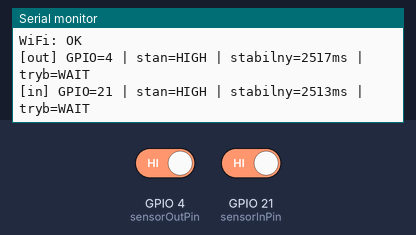
Recording of a sketch running on a simulated ESP32. On the bench: the last lines printed to the serial monitor. The test bench sets the inputs (shaded band); at power-on: GPIO 4 (sensorOutPin) HIGH, GPIO 21 (sensorInPin) HIGH. WiFi joins after 1.5 s; servers stay silent unless stated; uploads are accepted with an empty reply.

Above: at 3.0 s.
3.1 s: GPIO 4 (sensorOutPin) driven LOW
At 3.7 s:
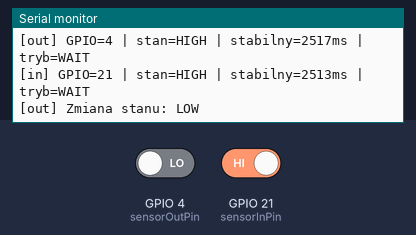
5.3 s: GPIO 21 (sensorInPin) driven LOW
At 6.6 s:
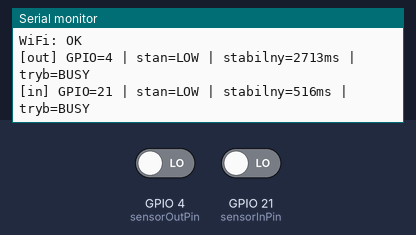
6.9 s: GPIO 4 (sensorOutPin) driven HIGH
At 7.2 s:
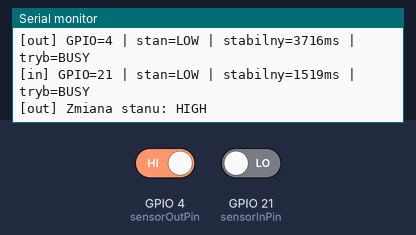
9.3 s: GPIO 21 (sensorInPin) driven HIGH
At 10.6 s:
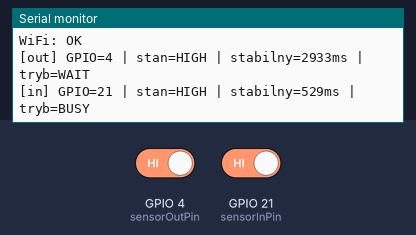
Timing chart, 0 to 12.3 s (numbered marks = the images above; inputs shaded):
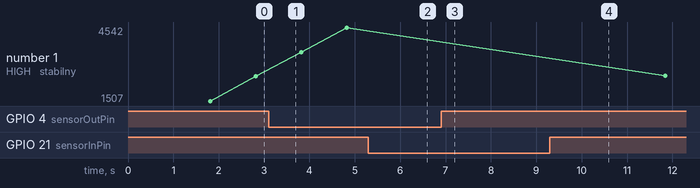

The sketch:

oven_pulse_counter.ino
```cpp
#include <WiFi.h>
#include <HTTPClient.h>

// ===== WIFI =====
const char* ssid = "MSX ELEKTRONIKA ";
const char* password = "msx@piastow@2000@";

// ===== API =====
// Produkcja Node/API_Vendo: http://192.168.1.10:3000/api/mes/oven/pulse
// Lokalnie Node/API_Vendo:   http://192.168.0.160:3000/api/mes/oven/pulse
const char* serverUrl = "http://192.168.1.10:3000/api/mes/oven/pulse";
const char* deviceId = "reflow_1";

// ===== PINY =====
const int sensorOutPin = 4;
const int sensorInPin = 21;

// ===== LOGIKA NPN =====
// HIGH = brak plytki
// LOW  = plytka (czujnik sciaga do GND)
const int objectState = LOW;
const int freeState = HIGH;

// ===== CZASY =====
const unsigned long objectStableMs = 120;
const unsigned long freeStableMs = 2500;
const unsigned long minPulseGapMs = 4000;
const unsigned long debugEveryMs = 1000;
const unsigned long httpTimeoutMs = 2500;
const unsigned long wifiRetryMs = 5000;

enum DetectionState {
  WAITING_FOR_OBJECT,
  OBJECT_COUNTED_WAITING_FOR_FREE
};

struct SensorRuntime {
  const char* sensorId;
  int pin;
  int lastRawState;
  unsigned long stateChangedAt;
  unsigned long lastPulseAt;
  DetectionState detectionState;
};

SensorRuntime sensors[] = {
  {"out", sensorOutPin, HIGH, 0, 0, WAITING_FOR_OBJECT},
  {"in", sensorInPin, HIGH, 0, 0, WAITING_FOR_OBJECT},
};

const size_t sensorCount = sizeof(sensors) / sizeof(sensors[0]);

unsigned long lastDebugAt = 0;
unsigned long lastWiFiAttemptAt = 0;

void connectWiFi();
void ensureWiFi();
void updateSensor(SensorRuntime& sensor, unsigned long now);
void printDebug(unsigned long now);
void sendPulse(const char* sensorId);

void setup() {
  Serial.begin(115200);
  delay(300);

  Serial.println();
  Serial.println("MES Oven Counter - dual sensor");
  Serial.println("--------------------------------");

  for (size_t i = 0; i < sensorCount; i++) {
    pinMode(sensors[i].pin, INPUT_PULLUP);
    sensors[i].lastRawState = digitalRead(sensors[i].pin);
    sensors[i].stateChangedAt = millis();

    Serial.print("Sensor ");
    Serial.print(sensors[i].sensorId);
    Serial.print(" na GPIO ");
    Serial.print(sensors[i].pin);
    Serial.print(" startuje ze stanem ");
    Serial.println(sensors[i].lastRawState == HIGH ? "HIGH" : "LOW");
  }

  connectWiFi();
}

void loop() {
  unsigned long now = millis();

  ensureWiFi();

  for (size_t i = 0; i < sensorCount; i++) {
    updateSensor(sensors[i], now);
  }

  if (now - lastDebugAt >= debugEveryMs) {
    lastDebugAt = now;
    printDebug(now);
  }

  delay(10);
}

void updateSensor(SensorRuntime& sensor, unsigned long now) {
  int rawState = digitalRead(sensor.pin);

  if (rawState != sensor.lastRawState) {
    sensor.lastRawState = rawState;
    sensor.stateChangedAt = now;

    Serial.print("[");
    Serial.print(sensor.sensorId);
    Serial.print("] Zmiana stanu: ");
    Serial.println(rawState == HIGH ? "HIGH" : "LOW");
  }

  unsigned long stableForMs = now - sensor.stateChangedAt;
  bool objectStable = rawState == objectState && stableForMs >= objectStableMs;
  bool freeStable = rawState == freeState && stableForMs >= freeStableMs;
  bool minGapPassed = now - sensor.lastPulseAt >= minPulseGapMs;

  if (sensor.detectionState == WAITING_FOR_OBJECT) {
    if (objectStable && minGapPassed) {
      sensor.detectionState = OBJECT_COUNTED_WAITING_FOR_FREE;
      sensor.lastPulseAt = now;

      Serial.print(">>> WYKRYTO [");
      Serial.print(sensor.sensorId);
      Serial.println("]");

      sendPulse(sensor.sensorId);
    }
  }

  if (sensor.detectionState == OBJECT_COUNTED_WAITING_FOR_FREE) {
    if (freeStable) {
      sensor.detectionState = WAITING_FOR_OBJECT;

      Serial.print("[");
      Serial.print(sensor.sensorId);
      Serial.println("] Czujnik wolny - gotowy na kolejna plytke");
    }
  }
}

void printDebug(unsigned long now) {
  Serial.println();
  Serial.println("--- DEBUG ---");
  Serial.print("WiFi: ");
  Serial.println(WiFi.status() == WL_CONNECTED ? "OK" : "BRAK");

  for (size_t i = 0; i < sensorCount; i++) {
    unsigned long stableForMs = now - sensors[i].stateChangedAt;

    Serial.print("[");
    Serial.print(sensors[i].sensorId);
    Serial.print("] GPIO=");
    Serial.print(sensors[i].pin);
    Serial.print(" | stan=");
    Serial.print(sensors[i].lastRawState == HIGH ? "HIGH" : "LOW");
    Serial.print(" | stabilny=");
    Serial.print(stableForMs);
    Serial.print("ms | tryb=");
    Serial.println(sensors[i].detectionState == WAITING_FOR_OBJECT ? "WAIT" : "BUSY");
  }
}

void connectWiFi() {
  WiFi.mode(WIFI_STA);
  WiFi.begin(ssid, password);

  Serial.print("Laczenie z WiFi");

  unsigned long start = millis();

  while (WiFi.status() != WL_CONNECTED) {
    delay(500);
    Serial.print(".");

    if (millis() - start > 20000) {
      Serial.println("\nWiFi timeout - restart ESP");
      ESP.restart();
    }
  }

  lastWiFiAttemptAt = millis();

  Serial.println("\nPolaczono z WiFi");
  Serial.print("IP: ");
  Serial.println(WiFi.localIP());
}

void ensureWiFi() {
  if (WiFi.status() == WL_CONNECTED) {
    return;
  }

  unsigned long now = millis();

  if (now - lastWiFiAttemptAt < wifiRetryMs) {
    return;
  }

  lastWiFiAttemptAt = now;
  Serial.println("WiFi rozlaczone - proba ponownego polaczenia");
  connectWiFi();
}

void sendPulse(const char* sensorId) {
  if (WiFi.status() != WL_CONNECTED) {
    Serial.print("Brak WiFi - impuls [");
    Serial.print(sensorId);
    Serial.println("] nie wyslany");
    return;
  }

  HTTPClient http;
  http.setTimeout(httpTimeoutMs);
  http.begin(serverUrl);
  http.addHeader("Content-Type", "application/json");

  String payload = "{\"device_id\":\"" + String(deviceId) + "\",\"sensor_id\":\"" + String(sensorId) + "\"}";
  int httpCode = http.POST(payload);

  Serial.print("HTTP [");
  Serial.print(sensorId);
  Serial.print("] code: ");
  Serial.println(httpCode);

  if (httpCode > 0) {
    String response = http.getString();
    Serial.print("API [");
    Serial.print(sensorId);
    Serial.print("]: ");
    Serial.println(response);
  } else {
    Serial.print("HTTP ERROR [");
    Serial.print(sensorId);
    Serial.print("]: ");
    Serial.println(http.errorToString(httpCode));
  }

  http.end();
}
```

Measured:
- after the input at 3.1 s, the serial monitor: prints a new line at once (image 1)
- after the input at 5.3 s, the serial monitor: prints a new line at once (image 2)
- after the input at 6.9 s, the serial monitor: prints a new line at once (image 3)
- after the input at 9.3 s, the serial monitor: prints a new line at once (image 4)
- plotted number 1: 2513 → 4517 after the input at 3.1 s, 4517 → 4542 after the input at 9.3 s
